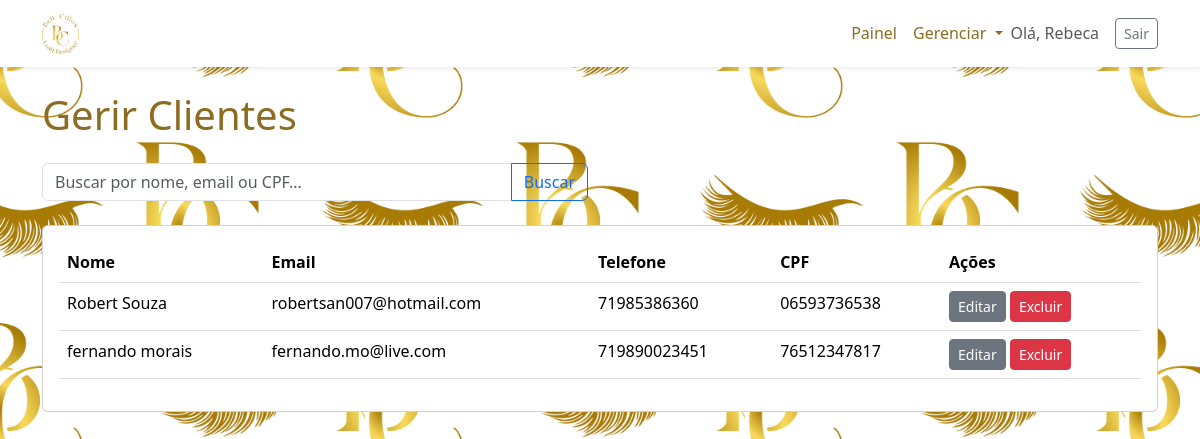
/painel/clientes/ (signed in), run on the app's committed database.
### agendamentos/models.py (models this page shows, shortened)
class Cliente(models.Model):
    nome = models.CharField(max_length=100)
    email = models.EmailField(
        unique=True,
        error_messages={'unique': "Este e-mail já está cadastrado."}
    )
    telefone = models.CharField(
        max_length=20,
        blank=True,
        validators=[validate_telefone]
    )
    cpf = models.CharField(
        max_length=11,
        unique=True,
        validators=[validate_cpf],
        help_text="Digite apenas os 11 números do CPF.",
        error_messages={'unique': "Este CPF já está cadastrado."}
    )

### agendamentos/views.py (the view)
# urls.py: path('clientes/', views.gerir_clientes, name='gerir_clientes'),
@login_required
def gerir_clientes(request):
    query = request.GET.get('q')
    if query:
        clientes = Cliente.objects.filter(Q(nome__icontains=query) | Q(email__icontains=query) | Q(cpf__icontains=query)).order_by('nome')
    else:
        clientes = Cliente.objects.all().order_by('nome')
    context = {'clientes': clientes, 'query': query}
    return render(request, 'agendamentos/gerir_clientes.html', context)

### agendamentos/templates/agendamentos/gerir_clientes.html (shortened to what this page needs)
{% extends 'agendamentos/base.html' %}
{% block content %}
    <div class="d-flex justify-content-between align-items-center mb-4">
        <h1 class="mb-0">Gerir Clientes</h1>
    </div>
    <div class="row mb-4">
        <div class="col-md-6">
            <form method="get" action="{% url 'agendamentos:gerir_clientes' %}">
                <div class="input-group">
                    <input type="text" class="form-control" name="q" placeholder="Buscar por nome, email ou CPF..." value="{{ query|default:'' }}">
                    <button class="btn btn-outline-primary" type="submit">Buscar</button>
                </div>
            </form>
        </div>
    </div>
    <div class="card">
        <div class="card-body">
            <table class="table table-hover">
                <thead>
                    <tr>
                        <th scope="col">Nome</th>
                        <th scope="col">Email</th>
                        <th scope="col">Telefone</th>
                        <th scope="col">CPF</th>
                        <th scope="col">Ações</th>
                    </tr>
                </thead>
                <tbody>
                    {% for cliente in clientes %}
                    <tr>
                        <td>{{ cliente.nome }}</td>
                        <td>{{ cliente.email }}</td>
                        <td>{{ cliente.telefone }}</td>
                        <td>{{ cliente.cpf }}</td>
                        <td>
                            <a href="{% url 'agendamentos:editar_cliente' cliente.id %}" class="btn btn-secondary btn-sm">Editar</a>
                            <a href="{% url 'agendamentos:excluir_cliente' cliente.id %}" class="btn btn-danger btn-sm">Excluir</a>
                        </td>
                    </tr>
                    {% empty %}
                    <tr>
                        <td colspan="5" class="text-center">Nenhum cliente encontrado.</td>
                    </tr>
                    {% endfor %}
                </tbody>
            </table>
        </div>
    </div>
{% endblock %}

### agendamentos/templates/agendamentos/base.html (shortened to what this page needs)
{% load static %}
<!DOCTYPE html>
<html lang="pt-br">
<head>
    <link href="https://cdn.jsdelivr.net/npm/bootstrap@5.3.3/dist/css/bootstrap.min.css" rel="stylesheet">
    <link rel="stylesheet" href="https://cdn.jsdelivr.net/npm/bootstrap-icons@1.11.3/font/bootstrap-icons.min.css">
</head>
<body>
    <nav class="navbar navbar-expand-lg navbar-light bg-white shadow-sm">
        <div class="container">
            <a class="navbar-brand" href="{% if user.is_authenticated %}{% url 'agendamentos:painel' %}{% else %}{% url 'home' %}{% endif %}">
                <img src="{% static 'agendamentos/img/submarca.png' %}" alt="Logotipo BellCilios" height="40">
            </a>
            <div class="collapse navbar-collapse" id="navbarNav">
                <ul class="navbar-nav ms-auto align-items-center">
                    {% if user.is_authenticated %}
                        <li class="nav-item">
                            <a class="nav-link" href="{% url 'agendamentos:painel' %}">Painel</a>
                        </li>
                        <li class="nav-item dropdown">
                            <a class="nav-link dropdown-toggle" href="#" id="navbarDropdown" role="button" data-bs-toggle="dropdown">
                                Gerenciar
                            </a>
                        </li>
                        <li class="nav-item">
                            <span class="navbar-text me-3">Olá, {{ user.username }}</span>
                        </li>
                        <li class="nav-item">
                             <form action="{% url 'logout' %}" method="post" class="d-flex">
                                <button type="submit" class="btn btn-outline-secondary btn-sm">Sair</button>
                            </form>
                        </li>
                    {% endif %}
                </ul>
            </div>
        </div>
    </nav>
    <main role="main" class="container py-4">
        {% block content %}{% endblock %}
    </main>
    <div class="toast-container position-fixed top-0 end-0 p-3">
    </div>
</body>
</html>

### data on the page
Cliente: nome "Robert Souza", email "robertsan007@hotmail.com", telefone "71985386360", cpf "06593736538"
Cliente: nome "fernando morais", email "fernando.mo@live.com", telefone "719890023451", cpf "76512347817"

### other printed values
{{ user.username }} "Rebeca"
